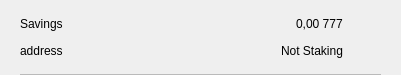
<?xml version="1.0" encoding="UTF-8"?>
<ui version="4.0">
 <class>CSRow</class>
 <widget class="QWidget" name="CSRow">
  <property name="geometry">
   <rect>
    <x>0</x>
    <y>0</y>
    <width>401</width>
    <height>75</height>
   </rect>
  </property>
  <property name="windowTitle">
   <string>Form</string>
  </property>
  <layout class="QVBoxLayout" name="verticalLayout">
   <property name="spacing">
    <number>0</number>
   </property>
   <property name="leftMargin">
    <number>20</number>
   </property>
   <property name="topMargin">
    <number>10</number>
   </property>
   <property name="rightMargin">
    <number>20</number>
   </property>
   <property name="bottomMargin">
    <number>0</number>
   </property>
   <item>
    <widget class="QWidget" name="info" native="true">
     <property name="minimumSize">
      <size>
       <width>0</width>
       <height>0</height>
      </size>
     </property>
     <layout class="QHBoxLayout" name="horizontalLayout_3">
      <property name="leftMargin">
       <number>0</number>
      </property>
      <property name="topMargin">
       <number>0</number>
      </property>
      <property name="rightMargin">
       <number>0</number>
      </property>
      <property name="bottomMargin">
       <number>10</number>
      </property>
      <item>
       <widget class="QWidget" name="container" native="true">
        <property name="minimumSize">
         <size>
          <width>0</width>
          <height>0</height>
         </size>
        </property>
        <layout class="QVBoxLayout" name="verticalLayout_2">
         <property name="spacing">
          <number>0</number>
         </property>
         <property name="leftMargin">
          <number>0</number>
         </property>
         <property name="topMargin">
          <number>0</number>
         </property>
         <property name="rightMargin">
          <number>0</number>
         </property>
         <property name="bottomMargin">
          <number>0</number>
         </property>
         <item>
          <layout class="QHBoxLayout" name="horizontalLayout">
           <item>
            <widget class="QLabel" name="labelName">
             <property name="text">
              <string>Savings</string>
             </property>
            </widget>
           </item>
           <item>
            <spacer name="horizontalSpacer">
             <property name="orientation">
              <enum>Qt::Horizontal</enum>
             </property>
             <property name="sizeHint" stdset="0">
              <size>
               <width>40</width>
               <height>20</height>
              </size>
             </property>
            </spacer>
           </item>
           <item>
            <widget class="QLabel" name="labelAmount">
             <property name="text">
              <string>0,00 777</string>
             </property>
            </widget>
           </item>
          </layout>
         </item>
         <item>
          <layout class="QHBoxLayout" name="horizontalLayout_2">
           <item>
            <widget class="QLabel" name="labelAddress">
             <property name="text">
              <string>address</string>
             </property>
            </widget>
           </item>
           <item>
            <spacer name="horizontalSpacer_2">
             <property name="orientation">
              <enum>Qt::Horizontal</enum>
             </property>
             <property name="sizeHint" stdset="0">
              <size>
               <width>40</width>
               <height>20</height>
              </size>
             </property>
            </spacer>
           </item>
           <item>
            <widget class="QLabel" name="labelStaking">
             <property name="text">
              <string>Not Staking</string>
             </property>
            </widget>
           </item>
          </layout>
         </item>
        </layout>
       </widget>
      </item>
      <item alignment="Qt::AlignHCenter|Qt::AlignVCenter">
       <widget class="QPushButton" name="pushButtonMenu">
        <property name="minimumSize">
         <size>
          <width>24</width>
          <height>24</height>
         </size>
        </property>
        <property name="maximumSize">
         <size>
          <width>32</width>
          <height>32</height>
         </size>
        </property>
        <property name="focusPolicy">
         <enum>Qt::NoFocus</enum>
        </property>
        <property name="styleSheet">
         <string notr="true">border:none; background-color:transparent;</string>
        </property>
        <property name="text">
         <string/>
        </property>
        <property name="icon">
         <iconset>
          <normaloff>://ic-menu-hover</normaloff>://ic-menu-hover</iconset>
        </property>
        <property name="iconSize">
         <size>
          <width>24</width>
          <height>24</height>
         </size>
        </property>
       </widget>
      </item>
     </layout>
    </widget>
   </item>
   <item>
    <widget class="QLabel" name="lblDivisory">
     <property name="minimumSize">
      <size>
       <width>0</width>
       <height>1</height>
      </size>
     </property>
     <property name="maximumSize">
      <size>
       <width>16777215</width>
       <height>1</height>
      </size>
     </property>
     <property name="styleSheet">
      <string notr="true">background-color:#bababa;</string>
     </property>
     <property name="text">
      <string/>
     </property>
     <property name="alignment">
      <set>Qt::AlignBottom|Qt::AlignLeading|Qt::AlignLeft</set>
     </property>
    </widget>
   </item>
  </layout>
 </widget>
 <resources/>
 <connections/>
</ui>
